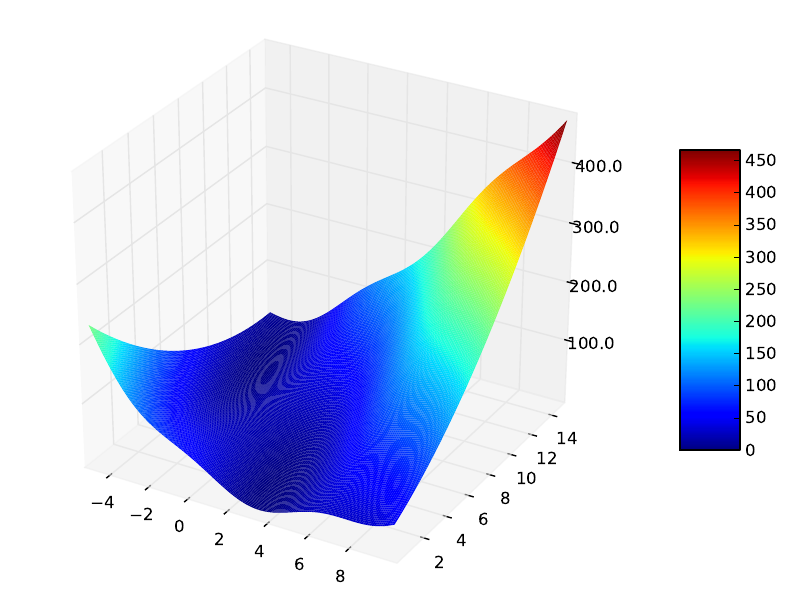

Generate this figure with Python:
from mpl_toolkits.mplot3d import Axes3D
from matplotlib import cm
from matplotlib.ticker import LinearLocator, FixedLocator, FormatStrFormatter
import matplotlib
matplotlib.use('PDF')
import matplotlib.pyplot as plt
import numpy as np

AMOUNT_OF_POINTS = 150
def Branin(x,y):
	a = 1
	b = 5.1 / (4 * np.pi) ** 2
	c = 5 / np.pi
	d = 6
	e = 10
	f = 1 / 8 * np.pi
	answ = a * (y - b * (x**2) + c*x - d)**2 + e * (1 - f)*np.cos(x) + e
	return answ


fig = plt.figure()
ax = Axes3D(fig)
X = np.linspace(-5, 10, AMOUNT_OF_POINTS)
Y = np.linspace(0, 15, AMOUNT_OF_POINTS)
X, Y = np.meshgrid(X, Y)

print 'Initializing Function'
zValues = []
for i in range(AMOUNT_OF_POINTS):
	val = Branin(X[i],Y[i])
	zValues.append(val)
print '----Complete----'
print 'Create Numpy array from Function results'
Z = np.array(zValues)
print '----Complete----'
print 'Plotting function'
surf = ax.plot_surface(X, Y, Z, rstride=1, cstride=1, cmap=cm.jet,
        linewidth=0, antialiased=False)
print '----Complete----'
print 'Setting various graph properties'

#ax.w_zaxis.set_major_locator(LinearLocator(10))
ax.w_zaxis.set_major_formatter(FormatStrFormatter('%.01f'))
fig.colorbar(surf, shrink=0.5, aspect=5)
print '----Complete----'
print 'Saving the finished graph to disk'
plt.savefig('Branin')
print '----Complete----'
